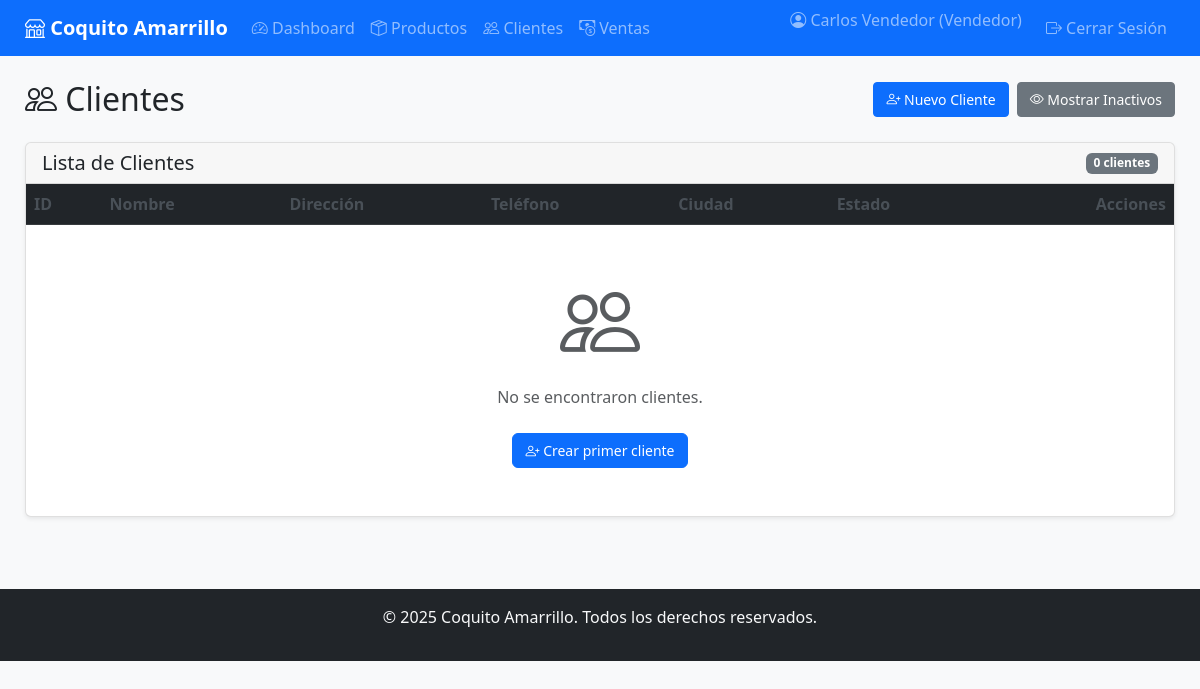
The page /clients/ (signed in) on the database as committed earlier.
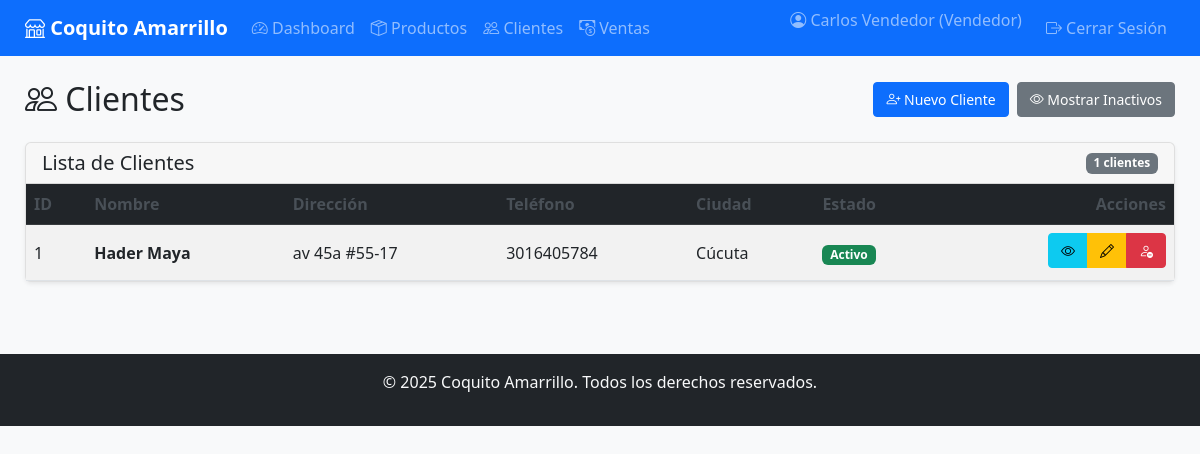
The same page on the database as committed later.
### app/models/user.py (models this page shows, shortened)
class User(UserMixin, db.Model):
    __tablename__ = 'usuarios'
    id_usuario = db.Column(db.Integer, primary_key=True)
    nombre = db.Column(db.String(100), nullable=False)
    email = db.Column(db.String(100), nullable=False, unique=True)
    _password_hash = db.Column('password', db.String(255), nullable=False)
    rol_id = db.Column(db.Integer, db.ForeignKey('roles.id_rol'), nullable=False)
    activo = db.Column(db.Boolean, default=True)  # Campo para soft delete
    fecha_eliminacion = db.Column(db.DateTime)    # Fecha de desactivación
    fecha_registro = db.Column(db.DateTime)
    rol = relationship('Role', back_populates='usuarios')
    empleado_asociado = relationship('Staff', back_populates='usuario', uselist=False)
    @property
    def password(self):
        raise AttributeError('La contraseña no es legible')
    @password.setter
    def password(self, raw_password):
        self.validate_password_strength(raw_password)
        self._password_hash = bcrypt.generate_password_hash(raw_password).decode('utf-8')

### app/models/role.py (models this page shows, shortened)
class Role(db.Model):
    __tablename__ = 'roles'
    id_rol = db.Column(db.Integer, primary_key=True)
    nombre = db.Column(db.String(50), nullable=False, unique=True)
    descripcion = db.Column(db.String(150))
    activo = db.Column(db.Boolean, default=True)
    fecha_eliminacion = db.Column(db.DateTime)
    usuarios = relationship('User', back_populates='rol', cascade='save-update, merge')

### app/models/client.py (models this page shows, shortened)
class Client(db.Model):
    __tablename__ = 'clientes'
    id_cliente = db.Column(db.Integer, primary_key=True)
    nombre = db.Column(db.String(100), nullable=False)
    direccion = db.Column(db.String(150))
    telefono = db.Column(db.String(50))
    ciudad_id = db.Column(db.Integer, db.ForeignKey('ciudades.id_ciudad'))
    activo = db.Column(db.Boolean, default=True)
    fecha_eliminacion = db.Column(db.DateTime)
    ciudad = relationship('City', back_populates='clientes')
    ventas = relationship('Sale', back_populates='cliente')
    ordenes = relationship('ClientOrder', back_populates='cliente')
    @classmethod
    def get_todos(cls):
        return cls.query

### app/models/city.py (models this page shows, shortened)
class City(db.Model):
    __tablename__ = 'ciudades'
    id_ciudad = db.Column(db.Integer, primary_key=True)
    nombre = db.Column(db.String(100), nullable=False, unique=True)
    activo = db.Column(db.Boolean, default=True)
    fecha_eliminacion = db.Column(db.DateTime)
    tiendas = relationship('Store', back_populates='ciudad')
    clientes = relationship('Client', back_populates='ciudad')
    proveedores = relationship('Supplier', back_populates='ciudad')
    personal = relationship('Staff', back_populates='ciudad')

### app/routes/clients.py (the view)
@clients_bp.route('/')
@login_required
def list_clients():
    clients = Client.query.all()
    form = EmptyForm()
    try:
        if current_user.rol.nombre not in ['Administrador', 'Vendedor']:
            flash('No tienes permisos para acceder a esta página', 'danger')
            return redirect(url_for('dashboard.dashboard'))
        mostrar_inactivos = request.args.get('mostrar_inactivos', 'false').lower() in ['1', 'true', 'yes']
        if mostrar_inactivos and current_user.rol.nombre == 'Administrador' or current_user.rol.nombre == 'Vendedor':
            clients = Client.get_todos().all()
        else:
            clients = Client.get_activos().all()
        return render_template('clients/list.html', clients=clients, mostrar_inactivos=mostrar_inactivos, form=form)
    except Exception as e:
        flash(f'Error al cargar clientes: {str(e)}', 'danger')
        return redirect(url_for('dashboard.dashboard'))

### app/__init__.py (called while the page is built)
@login_manager.user_loader
def load_user(user_id):
    from app.models import User
    return User.query.get(int(user_id))

### app/templates/clients/list.html (shortened to what this page needs)
{% extends "base.html" %}
{% block content %}
<div class="d-flex justify-content-between align-items-center mb-3 mb-md-4">
    <h1 class="h2 mb-0 text-dark"><i class="bi bi-people d-none d-md-inline"></i> Clientes</h1>
    <div class="d-flex gap-2">
        <a href="{{ url_for('clients.create_client') }}" class="btn btn-primary btn-sm">
            <i class="bi bi-person-plus"></i> <span class="d-none d-md-inline">Nuevo Cliente</span>
        </a>
        {% if current_user.rol.nombre == 'Administrador' or current_user.rol.nombre == 'Vendedor' %}
        <a href="{{ url_for('clients.list_clients', mostrar_inactivos=not mostrar_inactivos) }}"
           class="btn btn-sm {% if mostrar_inactivos %}btn-warning{% else %}btn-secondary{% endif %}">
            <i class="bi {% if mostrar_inactivos %}bi-eye-slash{% else %}bi-eye{% endif %}"></i>
            <span class="d-none d-md-inline">{% if mostrar_inactivos %}Ocultar Inactivos{% else %}Mostrar Inactivos{% endif %}</span>
        </a>
        {% endif %}
    </div>
</div>
<div class="card">
    <div class="card-header d-flex justify-content-between align-items-center py-2">
        <h5 class="card-title mb-0 d-none d-md-block">Lista de Clientes</h5>
        <span class="badge bg-secondary">{{ clients|length }} clientes</span>
    </div>
    <div class="card-body p-0">
        <div class="table-responsive">
            <table class="table table-striped table-hover mb-0">
                <thead class="table-dark">
                    <tr>
                        <th class="d-none d-md-table-cell">ID</th>
                        <th>Nombre</th>
                        <th class="d-none d-md-table-cell">Dirección</th>
                        <th>Teléfono</th>
                        <th class="d-none d-md-table-cell">Ciudad</th>
                        <th class="d-none d-md-table-cell">Estado</th>
                        <th class="text-end">Acciones</th>
                    </tr>
                </thead>
                <tbody>
                    {% for client in clients %}
                    <tr class="{% if not client.activo %}table-secondary{% endif %}">
                        <td class="d-none d-md-table-cell">{{ client.id_cliente }}</td>
                        <td>
                            <div class="d-flex flex-column">
                                <strong class="text-truncate" style="max-width: 160px;">{{ client.nombre }}</strong>
                            </div>
                        </td>
                        <td class="d-none d-md-table-cell">{{ client.direccion | truncate(30) }}</td>
                        <td>{{ client.telefono }}</td>
                        <td class="d-none d-md-table-cell">{{ client.ciudad.nombre if client.ciudad else 'N/A' }}</td>
                        <td class="d-none d-md-table-cell">
                            <span class="badge {% if client.activo %}bg-success{% else %}bg-secondary{% endif %}">
                                {% if client.activo %}Activo{% else %}Inactivo{% endif %}
                            </span>
                        </td>
                        <td class="text-end">
                            <div class="btn-group" role="group">
                                <a href="{{ url_for('clients.view_client', client_id=client.id_cliente) }}"
                                   class="btn btn-info btn-sm" title="Detalles">
                                    <i class="bi bi-eye"></i>
                                </a>
                                {% if current_user.rol.nombre in ['Administrador','Vendedor'] %}
                                <a href="{{ url_for('clients.edit_client', client_id=client.id_cliente) }}"
                                   class="btn btn-warning btn-sm" title="Editar">
                                    <i class="bi bi-pencil"></i>
                                </a>
                                {% if client.activo %}
                                <button class="btn btn-danger btn-sm" data-bs-toggle="modal"
                                        data-bs-target="#deleteModal{{ client.id_cliente }}" title="Desactivar">
                                    <i class="bi bi-person-dash"></i>
                                </button>
                                {% endif %}
                                {% endif %}
                            </div>
                        </td>
                    </tr>
                    {% endfor %}
                </tbody>
            </table>
        </div>
        {% if not clients %}
        <div class="text-center py-5">
            <i class="bi bi-people display-1 text-muted"></i>
            <p class="text-muted mt-3">No se encontraron clientes.</p>
            <a href="{{ url_for('clients.create_client') }}" class="btn btn-primary mt-2">
                <i class="bi bi-person-plus"></i> Crear primer cliente
            </a>
        </div>
        {% endif %}
    </div>
</div>
{% endblock %}

### app/templates/base.html (shortened to what this page needs)
<!DOCTYPE html>
<html lang="es">
<head>
    <link href="https://cdn.jsdelivr.net/npm/bootstrap@5.3.0/dist/css/bootstrap.min.css" rel="stylesheet">
    <link rel="stylesheet" href="https://cdn.jsdelivr.net/npm/bootstrap-icons@1.10.0/font/bootstrap-icons.css">
    <link rel="stylesheet" href="https://cdnjs.cloudflare.com/ajax/libs/font-awesome/6.4.0/css/all.min.css">
    <link rel="stylesheet" href="{{ url_for('static', filename='css/style.css') }}">
</head>
<body>
    <nav class="navbar navbar-expand-lg navbar-dark bg-primary">
        <div class="container-fluid">
            <a class="navbar-brand" href="{{ url_for('dashboard.dashboard') }}">
                <i class="bi bi-shop"></i> Coquito Amarrillo
            </a>
            <div class="collapse navbar-collapse" id="navbarNav">
                <ul class="navbar-nav me-auto">
                    {% if current_user.is_authenticated %}
                    <li class="nav-item">
                        <a class="nav-link" href="{{ url_for('dashboard.dashboard') }}">
                            <i class="bi bi-speedometer2"></i> Dashboard
                        </a>
                    </li>
                    {% if current_user.rol.nombre in ['Administrador', 'Vendedor'] %}
                    <li class="nav-item">
                        <a class="nav-link" href="{{ url_for('products.list_products') }}">
                            <i class="bi bi-box-seam"></i> Productos
                        </a>
                    </li>
                    <li class="nav-item">
                        <a class="nav-link" href="{{ url_for('clients.list_clients') }}">
                            <i class="bi bi-people"></i> Clientes
                        </a>
                    </li>
                    <li class="nav-item">
                        <a class="nav-link" href="{{ url_for('sales.list_sales') }}">
                            <i class="bi bi-cash-coin"></i> Ventas
                        </a>
                    </li>
                    {% endif %}
                    {% endif %}
                </ul>
                <ul class="navbar-nav">
                    {% if current_user.is_authenticated %}
                    <li class="nav-item">
                        <span class="navbar-text me-3">
                            <i class="bi bi-person-circle"></i> {{ current_user.nombre }} ({{ current_user.rol.nombre
                            }})
                        </span>
                    </li>
                    <li class="nav-item">
                        <a class="nav-link" href="{{ url_for('auth.logout') }}">
                            <i class="bi bi-box-arrow-right"></i> Cerrar Sesión
                        </a>
                    </li>
                    {% else %}
                    <li class="nav-item">
                        <a class="nav-link" href="{{ url_for('auth.login') }}">
                            <i class="bi bi-box-arrow-in-right"></i> Iniciar Sesión
                        </a>
                    </li>
                    {% endif %}
                </ul>
            </div>
        </div>
    </nav>
    <div class="container-fluid mt-4">
        <div class="row">
            <main class="col-md-12">
                {% block content %}{% endblock %}
            </main>
        </div>
    </div>
    <footer class="bg-dark text-light text-center py-3 mt-5">
        <div class="container">
            <p>&copy; 2025 Coquito Amarrillo. Todos los derechos reservados.</p>
        </div>
    </footer>
</body>
</html>

### app/static/css/style.css (style rules this page uses)
:root { --primary-color: #0d6efd; --secondary-color: #6c757d; --success-color: #198754; --danger-color: #dc3545; --warning-color: #ffc107; --info-color: #0dcaf0; --breakpoint-sm: 576px; --breakpoint-md: 768px; --breakpoint-lg: 992px; --breakpoint-xl: 1200px; }
body { font-family: 'Segoe UI', Tahoma, Geneva, Verdana, sans-serif; background-color: #f8f9fa; min-height: 100vh; display: flex; flex-direction: column; }
.navbar-brand { font-weight: bold; }
.navbar-nav .nav-link { padding: 0.5rem 0.8rem; }
.container-fluid { padding-left: 15px; padding-right: 15px; }
.card { box-shadow: 0 0.125rem 0.25rem rgba(0, 0, 0, 0.075); border: 1px solid rgba(0, 0, 0, 0.125); margin-bottom: 1.5rem; }
.card-header { background-color: rgba(0, 0, 0, 0.03); border-bottom: 1px solid rgba(0, 0, 0, 0.125); padding: 0.75rem 1rem; }
.table-responsive { overflow-x: auto; -webkit-overflow-scrolling: touch; }
.table th { border-top: none; font-weight: 600; color: #495057; white-space: nowrap; }
.table td { vertical-align: middle; }
.btn { padding: 0.375rem 0.75rem; font-size: 0.875rem; }
.btn-group .btn { margin-bottom: 0.25rem; }
@media (min-width: 769px) { .container-fluid { padding-left: 25px; padding-right: 25px; } }
@media (min-width: 769px) { .navbar-nav .nav-link { padding: 0.5rem 1rem; } }
body { display: flex; flex-direction: column; min-height: 100vh; }
main { flex: 1 0 auto; }
footer { flex-shrink: 0; }

Rows that differ between the two databases and show on the page:
added Client: id_cliente "1", nombre "Hader Maya", direccion "av 45a #55-17", telefono "3016405784", ciudad "Cúcuta", activo "Activo"
Other text that changed with them:
{{ clients|length }}: "0" → "1"
text no longer shown: "No se encontraron clientes. Crear primer cliente"
